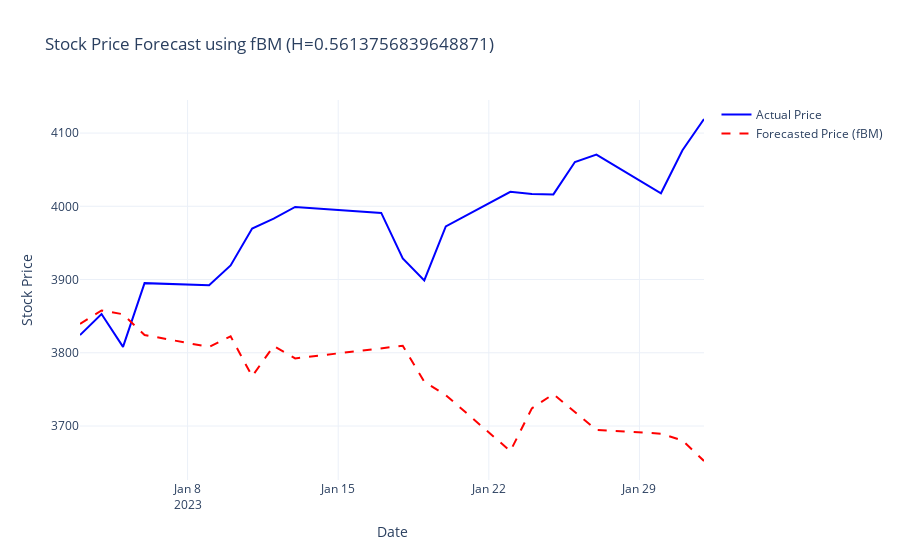

Notebook code for this chart:
### Code cell
from stochastic.processes.continuous import FractionalBrownianMotion
import numpy as np
import random
import plotly.graph_objects as go

def simulate_fbm_prices(train_data, test_data, H):
    """
    Simulate future stock prices using a geometric fractional Brownian motion model.
    
    Parameters:
        train_data (DataFrame): Training data containing columns 'price' and 'log_returns'.
        test_data (DataFrame): Testing data (used to determine the forecast horizon).
        H (float): Hurst exponent for the fBM model.
    
    Returns:
        np.ndarray: Array of simulated future prices.
    """
    # Set a fixed seed for reproducibility
    random.seed(42)
    np.random.seed(42)
    
    # Calculate drift (μ) and volatility (σ) from training log returns
    mu = train_data["log_returns"].mean()
    sigma = train_data["log_returns"].std()

    # Define Fractional Brownian Motion (fBM) model
    n_days = len(test_data)
    fbm = FractionalBrownianMotion(hurst=H, t=n_days - 1)
    fbm_values = fbm.sample(n=n_days - 1)
    
    # Use the last known price from training data as the starting point
    S0 = train_data['price'].iloc[-1]
    simulated_prices = S0 * np.exp(mu * np.arange(n_days) + sigma * fbm_values)
    
    return simulated_prices

def plot_actual_vs_simulated(test_data, simulated_prices, H):
    """
    Create an interactive Plotly plot comparing the actual prices with simulated prices.
    
    Parameters:
        test_data (DataFrame): DataFrame containing the actual price data with its index as dates.
        simulated_prices (np.ndarray): Array of simulated prices.
        H (float): Hurst exponent used in the simulation (for plot title).
    """
    # Create a Plotly figure
    fig = go.Figure()

    # Add actual price trace
    fig.add_trace(go.Scatter(
        x=test_data.index,
        y=test_data["price"],
        mode='lines',
        name='Actual Price',
        line=dict(color='blue')
    ))

    # Add simulated (forecasted) price trace
    fig.add_trace(go.Scatter(
        x=test_data.index,
        y=simulated_prices,
        mode='lines',
        name='Forecasted Price (fBM)',
        line=dict(color='red', dash='dash')
    ))

    # Update layout of the plot
    fig.update_layout(
        title=f"Stock Price Forecast using fBM (H={H})",
        xaxis_title="Date",
        yaxis_title="Stock Price",
        template="plotly_white"
    )
    
    # Display the plot
    fig.show()

# Example usage:
simulated_prices = simulate_fbm_prices(SNP_training_df, SNP_testing_df, SNP_hurst_est)
plot_actual_vs_simulated(SNP_testing_df, simulated_prices, SNP_hurst_est)

### Figure 1 — Plotly figure (JSON) as saved in the notebook; plotly's stock layout.template omitted (floating-point values rounded to 4 significant figures)
{"data": [{"line": {"color": "blue"}, "mode": "lines", "name": "Actual Price", "type": "scatter", "x": ["2023-01-03T00:00:00", "2023-01-04T00:00:00", "2023-01-05T00:00:00", "2023-01-06T00:00:00", "2023-01-09T00:00:00", "2023-01-10T00:00:00", "2023-01-11T00:00:00", "2023-01-12T00:00:00", "2023-01-13T00:00:00", "2023-01-17T00:00:00", "2023-01-18T00:00:00", "2023-01-19T00:00:00", "2023-01-20T00:00:00", "2023-01-23T00:00:00", "2023-01-24T00:00:00", "2023-01-25T00:00:00", "2023-01-26T00:00:00", "2023-01-27T00:00:00", "2023-01-30T00:00:00", "2023-01-31T00:00:00", "2023-02-01T00:00:00"], "y": [3824.0, 3853.0, 3808.0, 3895.0, 3892.0, 3919.0, 3970.0, 3983.0, 3999.0, 3991.0, 3929.0, 3899.0, 3973.0, 4020.0, 4017.0, 4016.0, 4060.0, 4071.0, 4018.0, 4077.0, 4119.0]}, {"line": {"color": "red", "dash": "dash"}, "mode": "lines", "name": "Forecasted Price (fBM)", "type": "scatter", "x": ["2023-01-03T00:00:00", "2023-01-04T00:00:00", "2023-01-05T00:00:00", "2023-01-06T00:00:00", "2023-01-09T00:00:00", "2023-01-10T00:00:00", "2023-01-11T00:00:00", "2023-01-12T00:00:00", "2023-01-13T00:00:00", "2023-01-17T00:00:00", "2023-01-18T00:00:00", "2023-01-19T00:00:00", "2023-01-20T00:00:00", "2023-01-23T00:00:00", "2023-01-24T00:00:00", "2023-01-25T00:00:00", "2023-01-26T00:00:00", "2023-01-27T00:00:00", "2023-01-30T00:00:00", "2023-01-31T00:00:00", "2023-02-01T00:00:00"], "y": [3840.0, 3858.0, 3853.0, 3824.0, 3808.0, 3822.0, 3768.0, 3809.0, 3792.0, 3807.0, 3809.0, 3761.0, 3742.0, 3666.0, 3724.0, 3744.0, 3720.0, 3695.0, 3690.0, 3680.0, 3652.0]}], "layout": {"title": {"text": "Stock Price Forecast using fBM (H=0.5613756839648871)"}, "xaxis": {"title": {"text": "Date"}}, "yaxis": {"title": {"text": "Stock Price"}}}}
